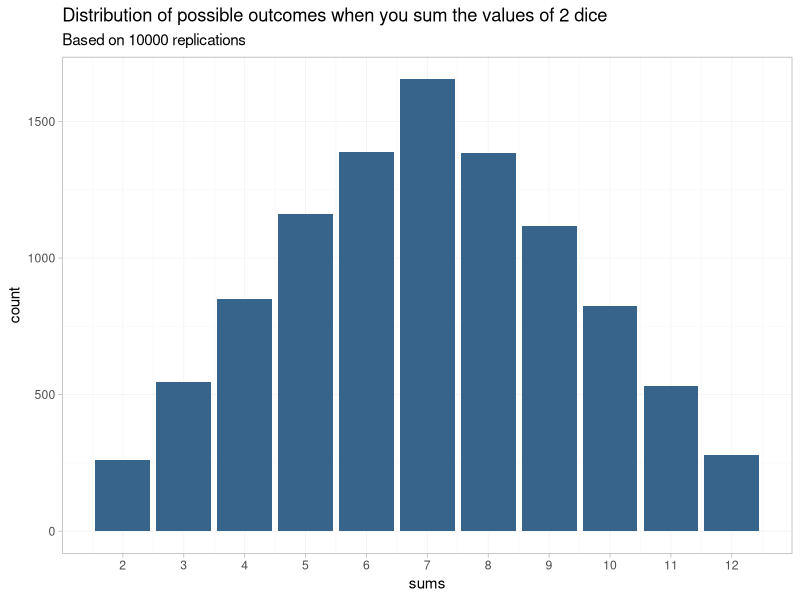
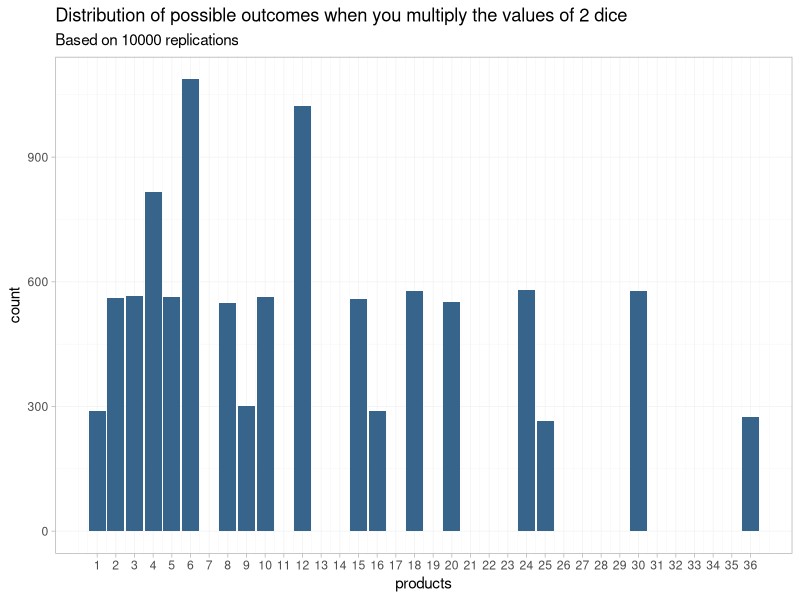
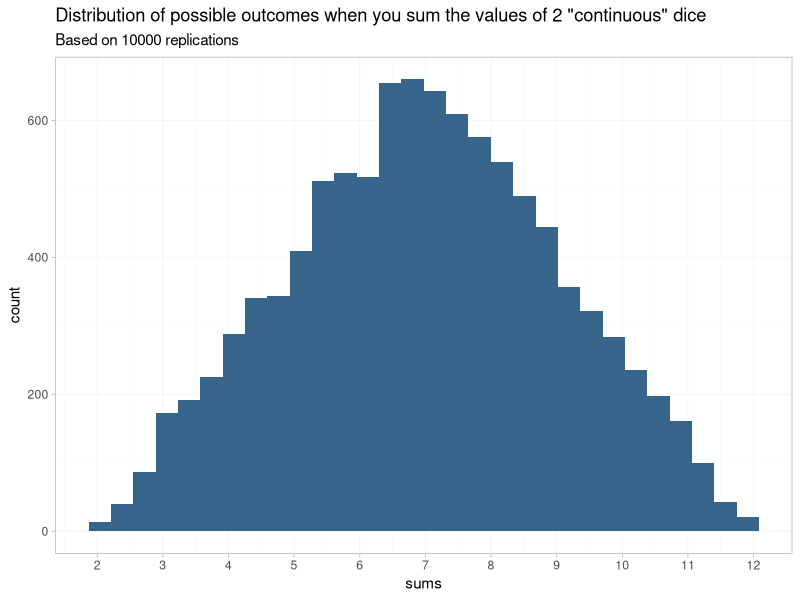
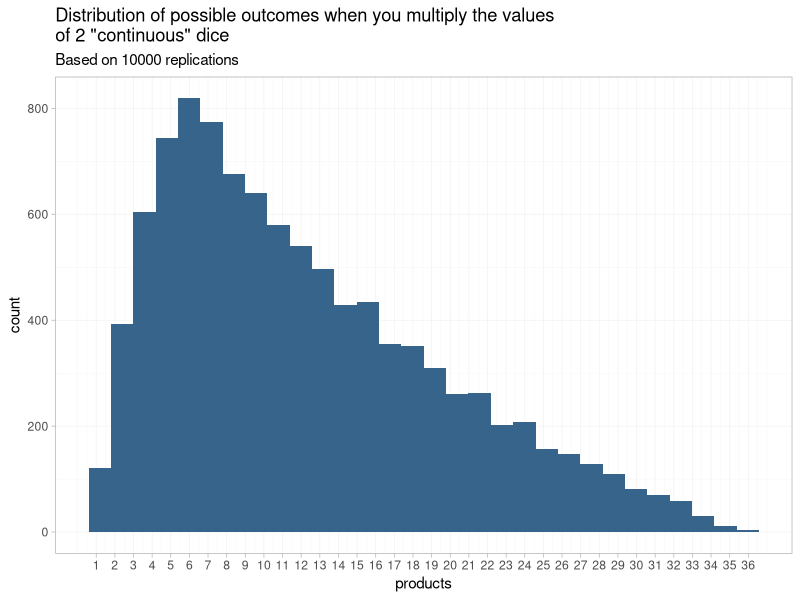

The R source for these figures, in order:
## ---- chunk 1
library(tidyverse)
## ---- chunk 2

sum_dice <- function(){
    sample(1:6, 1, replace = TRUE) + sample(1:6, 1, replace = TRUE)
}


multiply_dice <- function(){
    sample(1:6, 1, replace = TRUE) * sample(1:6, 1, replace = TRUE)
}


samples <- 10000

df1.results <- data.frame(sums = replicate(samples, sum_dice()), 
                          products = replicate(samples, multiply_dice()))



# plot the histograms: 
df1.results %>% 
    ggplot(aes(x = sums)) + 
    geom_bar(fill = "steelblue4") + 
    scale_x_continuous(breaks = 1:12) + 
    labs(title = "Distribution of possible outcomes when you sum the values of 2 dice", 
         subtitle = sprintf("Based on %i replications", 
                            samples)) + 
    theme_light() + 
    theme(panel.grid.minor = element_line(colour="grey95"), 
        panel.grid.major = element_line(colour="grey95"))




## ---- chunk 3
df1.results %>% 
    ggplot(aes(x = products)) + 
    geom_bar(fill = "steelblue4") + 
    scale_x_continuous(breaks = 1:36) + 
    labs(title = "Distribution of possible outcomes when you multiply the values of 2 dice", 
         subtitle = sprintf("Based on %i replications", 
                            samples)) + 
    theme_light() + 
    theme(panel.grid.minor = element_line(colour="grey95"), 
        panel.grid.major = element_line(colour="grey95"))


## ---- chunk 4

sum_dice_continuous <- function(){
    runif(1, 1, 6) + runif(1, 1, 6)
}


multiply_dice_continuous <- function(){
    runif(1, 1, 6) * runif(1, 1, 6)
}


samples <- 10000

df2.results <- data.frame(sums = replicate(samples, sum_dice_continuous()), 
                          products = replicate(samples, multiply_dice_continuous()))



# plot the histograms: 
df2.results %>% 
    ggplot(aes(x = sums)) + 
    geom_histogram(fill = "steelblue4") + 
    scale_x_continuous(breaks = 1:12) + 
    labs(title = "Distribution of possible outcomes when you sum the values of 2 \"continuous\" dice", 
         subtitle = sprintf("Based on %i replications", 
                            samples)) + 
    theme_light() + 
    theme(panel.grid.minor = element_line(colour="grey95"), 
        panel.grid.major = element_line(colour="grey95"))




## ---- chunk 5
df2.results %>% 
    ggplot(aes(x = products)) + 
    geom_histogram(fill = "steelblue4") + 
    scale_x_continuous(breaks = 1:36) + 
    labs(title = "Distribution of possible outcomes when you multiply the values \nof 2 \"continuous\" dice", 
         subtitle = sprintf("Based on %i replications", 
                            samples)) + 
    theme_light() + 
    theme(panel.grid.minor = element_line(colour="grey95"), 
        panel.grid.major = element_line(colour="grey95"))
